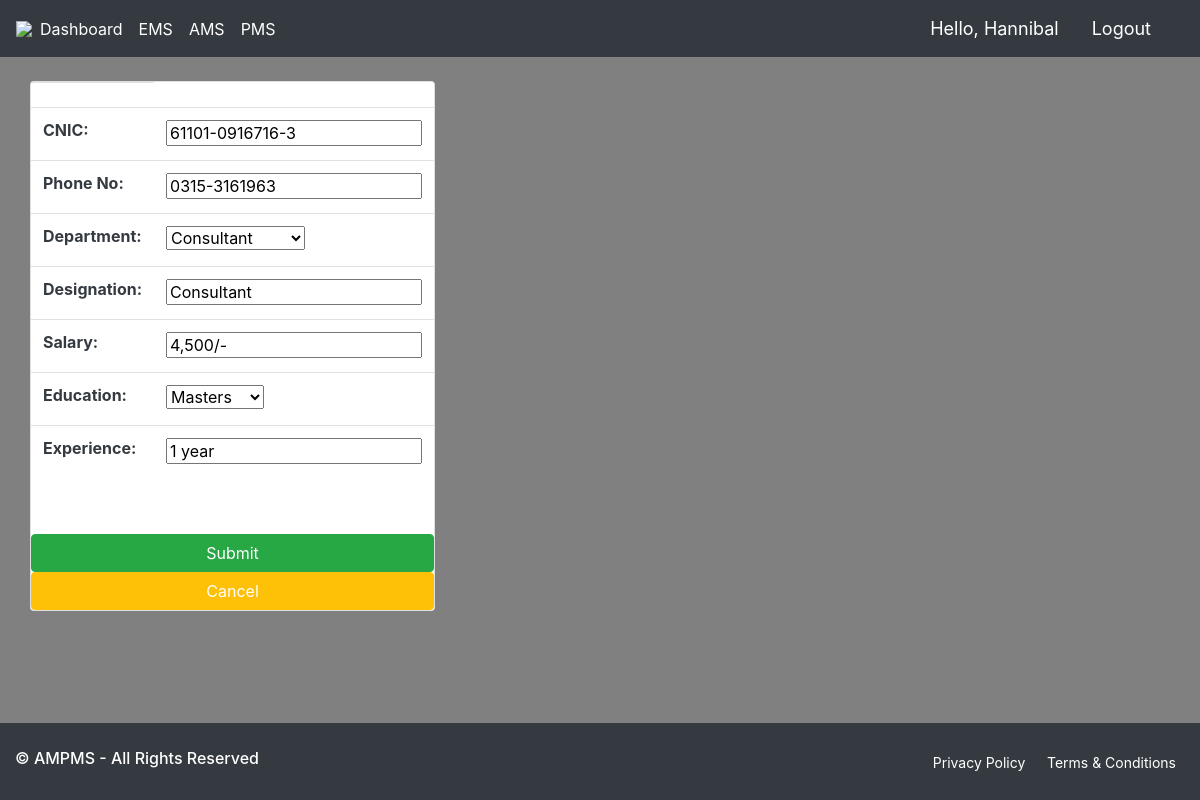
Screenshot of /update_empform/1/ (signed in) with the database file from the repository.
### Project/models.py (models this page shows, shortened)
class Employee(models.Model):
    DEPARTMENT = (
        ('Psychologist', 'Psychologist'),
        ('Physiotherapist', 'Physiotherapist'),
        ('Consultant', 'Consultant'),
        ('Intern', 'Intern')
    )
    EDUCATION = (
        ('Bachelors', 'Bachelors'),
        ('Masters', 'Masters')
    )
    employee_user_id = models.OneToOneField(User, null=True, blank=False, on_delete=models.CASCADE)
    Full_Name = models.CharField(max_length=200, null=True)
    Email_Address = models.EmailField(max_length=200, null=True)
    CNIC = models.CharField(max_length=200, null=True)
    Password = models.CharField(max_length=200, blank=True, null=True)
    Confirm_Password = models.CharField(max_length=200, blank=True, null=True)
    Phone_No = models.CharField(max_length=200, null=True)
    Department = models.CharField(max_length=200, null=True, choices=DEPARTMENT)
    Designation = models.CharField(max_length=200, null=True)
    Salary = models.CharField(max_length=100, null=True)
    Experience = models.CharField(max_length=200, null=True)
    Education = models.CharField(max_length=200, null=True, choices=EDUCATION)
    Profile_Pic = models.ImageField(default="Male Profile Avatar.png", null=True, blank=True)
    Date_created = models.DateTimeField(auto_now_add=True)

### Project/decorators.py (the view)
        def wrapper_func(request, *args, **kwargs):
            group = None
            if request.user.groups.exists():
                group = request.user.groups.all()[0].name
            if group in allowed_roles:
                return view_func(request, *args, **kwargs)
            else:
                return HttpResponse('You are not authorized to view this page')

### Project/forms.py
class EmpEditForm(ModelForm):
    class Meta:
        model = Employee
        fields = ['CNIC', 'Phone_No', 'Department', 'Designation', 'Salary',
                  'Education', 'Experience']

### Project/views.py (called while the page is built)
@login_required(login_url=login_page)
@allowed_users(allowed_roles=['Admin'])
def update_employee(request, pk):
    demp = Employee.objects.get(id=pk)
    form = EmpEditForm(instance=demp)
    if request.method == 'POST':
        form = EmpEditForm(request.POST, instance=demp)
        if form.is_valid():
            form.save()
            return redirect('user')
    context = {'form': form}
    return render(request, 'projects/AddEmpForm.html', context)

### Project/templates/projects/AddEmpForm.html (shortened to what this page needs)
{% extends 'projects/Main.html' %}
{% load static %}
{% block content %}
<br>
<div class="container">
    <div class="row">
        <div class="col-md-2.3">
            <div class="card text-dark bg-white mb-3">
                <form action="" method="POST">
                    <table class="table table-white table text-dark">
                        <tr>
                            <td>
                                {{form}}
                            </td>
                        </tr>
                    </table>
                    <br>
                </form>
                <button class="btn btn-success" type="submit"><a class="text-white" href="{% url 'user' %}">Submit</a></button>
                <button class="btn btn-warning" type="submit"><a class="text-white" href="{% url 'user' %}">Cancel</a></button>
            </div>
        </div>
    </div>
</div>
<br>
<br>
<br>
<br>
{% endblock %}

### Project/templates/projects/Navbar.html (shortened to what this page needs)
{% load static %}
<nav class="navbar navbar-expand-lg navbar-light bg-dark">
  <img src="{% static 'Images/logo final test.png' %}">
  <div class="collapse navbar-collapse" id="navbarNav">
    <ul class="navbar-nav">
      <li class="nav-item active">
        <a class="nav-link nav text-white" href="{% url 'home' %}">Dashboard</a>
      </li>
      <li class="nav-item active">
        <a class="nav-link nav text-white" href="{% url 'user' %}">EMS</a>
      </li>
      <li class="nav-item active">
        <a class="nav-link nav text-white" href="{% url 'attendance' %}">AMS</a>
      </li>
      <li class="nav-item active">
        <a class="nav-link nav text-white" href="{% url 'payroll' %}">PMS</a>
      </li>
    </ul>
  </div>
  <span class="hello-msg">Hello, {{request.user}}</span>
  <span><a class="hello-msg btn btn-dark" href="{% url 'logout_user' %}">Logout</a></span>
</nav>

### Project/templates/projects/Main.html (style rules this page uses)
body, html { margin: 0; padding: 0; height: 100%; background: Grey !important; }

### Project/templates/projects/Navbar.html (style rules this page uses)
.hello-msg { font-size: 18px; color: #fff; margin-right: 20px; }

### rows the page displays
Employee: CNIC "61101-0916716-3", Phone_No "0315-3161963", Department "Consultant", Designation "Consultant", Salary "4,500/-", Education "Masters", Experience "1 year"

### other values shown
{{ request.user }} "Hannibal"
